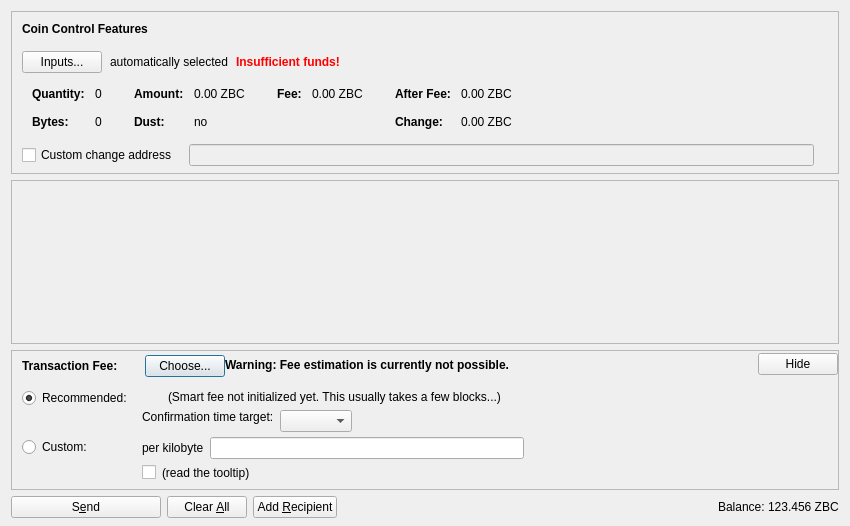
<?xml version="1.0" encoding="UTF-8"?>
<ui version="4.0">
 <class>SendCoinsDialog</class>
 <widget class="QDialog" name="SendCoinsDialog">
  <property name="geometry">
   <rect>
    <x>0</x>
    <y>0</y>
    <width>850</width>
    <height>526</height>
   </rect>
  </property>
  <property name="windowTitle">
   <string>Send Coins</string>
  </property>
  <layout class="QVBoxLayout" name="verticalLayout" stretch="0,1,0,0">
   <property name="bottomMargin">
    <number>8</number>
   </property>
   <item>
    <widget class="QFrame" name="frameCoinControl">
     <property name="sizePolicy">
      <sizepolicy hsizetype="Expanding" vsizetype="Expanding">
       <horstretch>0</horstretch>
       <verstretch>0</verstretch>
      </sizepolicy>
     </property>
     <property name="maximumSize">
      <size>
       <width>16777215</width>
       <height>16777215</height>
      </size>
     </property>
     <property name="frameShape">
      <enum>QFrame::StyledPanel</enum>
     </property>
     <property name="frameShadow">
      <enum>QFrame::Sunken</enum>
     </property>
     <layout class="QVBoxLayout" name="verticalLayoutCoinControl2">
      <property name="spacing">
       <number>0</number>
      </property>
      <property name="leftMargin">
       <number>0</number>
      </property>
      <property name="topMargin">
       <number>0</number>
      </property>
      <property name="rightMargin">
       <number>0</number>
      </property>
      <property name="bottomMargin">
       <number>6</number>
      </property>
      <item>
       <layout class="QVBoxLayout" name="verticalLayoutCoinControl" stretch="0,0,0,0,1">
        <property name="spacing">
         <number>0</number>
        </property>
        <property name="leftMargin">
         <number>10</number>
        </property>
        <property name="topMargin">
         <number>10</number>
        </property>
        <item>
         <layout class="QHBoxLayout" name="horizontalLayoutCoinControl1">
          <property name="bottomMargin">
           <number>15</number>
          </property>
          <item>
           <widget class="QLabel" name="labelCoinControlFeatures">
            <property name="sizePolicy">
             <sizepolicy hsizetype="Preferred" vsizetype="Maximum">
              <horstretch>0</horstretch>
              <verstretch>0</verstretch>
             </sizepolicy>
            </property>
            <property name="font">
             <font>
              <weight>75</weight>
              <bold>true</bold>
             </font>
            </property>
            <property name="styleSheet">
             <string notr="true">font-weight:bold;</string>
            </property>
            <property name="text">
             <string>Coin Control Features</string>
            </property>
           </widget>
          </item>
         </layout>
        </item>
        <item>
         <layout class="QHBoxLayout" name="horizontalLayoutCoinControl2" stretch="0,0,0,0">
          <property name="spacing">
           <number>8</number>
          </property>
          <property name="bottomMargin">
           <number>10</number>
          </property>
          <item>
           <widget class="QPushButton" name="pushButtonCoinControl">
            <property name="styleSheet">
             <string notr="true"/>
            </property>
            <property name="text">
             <string>Inputs...</string>
            </property>
            <property name="autoDefault">
             <bool>false</bool>
            </property>
           </widget>
          </item>
          <item>
           <widget class="QLabel" name="labelCoinControlAutomaticallySelected">
            <property name="text">
             <string>automatically selected</string>
            </property>
            <property name="margin">
             <number>5</number>
            </property>
           </widget>
          </item>
          <item>
           <widget class="QLabel" name="labelCoinControlInsuffFunds">
            <property name="font">
             <font>
              <weight>75</weight>
              <bold>true</bold>
             </font>
            </property>
            <property name="styleSheet">
             <string notr="true">color:red;font-weight:bold;</string>
            </property>
            <property name="text">
             <string>Insufficient funds!</string>
            </property>
            <property name="margin">
             <number>5</number>
            </property>
           </widget>
          </item>
          <item>
           <spacer name="horizontalSpacerCoinControl">
            <property name="orientation">
             <enum>Qt::Horizontal</enum>
            </property>
            <property name="sizeHint" stdset="0">
             <size>
              <width>40</width>
              <height>1</height>
             </size>
            </property>
           </spacer>
          </item>
         </layout>
        </item>
        <item>
         <widget class="QWidget" name="widgetCoinControl" native="true">
          <property name="sizePolicy">
           <sizepolicy hsizetype="Preferred" vsizetype="Preferred">
            <horstretch>0</horstretch>
            <verstretch>0</verstretch>
           </sizepolicy>
          </property>
          <property name="minimumSize">
           <size>
            <width>0</width>
            <height>0</height>
           </size>
          </property>
          <property name="styleSheet">
           <string notr="true"/>
          </property>
          <layout class="QHBoxLayout" name="horizontalLayoutCoinControl5">
           <property name="leftMargin">
            <number>0</number>
           </property>
           <property name="topMargin">
            <number>0</number>
           </property>
           <property name="rightMargin">
            <number>0</number>
           </property>
           <property name="bottomMargin">
            <number>0</number>
           </property>
           <item>
            <layout class="QHBoxLayout" name="horizontalLayoutCoinControl3" stretch="0,0,0,1">
             <property name="spacing">
              <number>20</number>
             </property>
             <property name="topMargin">
              <number>0</number>
             </property>
             <property name="bottomMargin">
              <number>10</number>
             </property>
             <item>
              <layout class="QFormLayout" name="formLayoutCoinControl1">
               <property name="horizontalSpacing">
                <number>10</number>
               </property>
               <property name="verticalSpacing">
                <number>14</number>
               </property>
               <property name="leftMargin">
                <number>10</number>
               </property>
               <property name="topMargin">
                <number>4</number>
               </property>
               <property name="rightMargin">
                <number>6</number>
               </property>
               <item row="0" column="0">
                <widget class="QLabel" name="labelCoinControlQuantityText">
                 <property name="font">
                  <font>
                   <weight>75</weight>
                   <bold>true</bold>
                  </font>
                 </property>
                 <property name="text">
                  <string>Quantity:</string>
                 </property>
                 <property name="margin">
                  <number>0</number>
                 </property>
                </widget>
               </item>
               <item row="0" column="1">
                <widget class="QLabel" name="labelCoinControlQuantity">
                 <property name="cursor">
                  <cursorShape>IBeamCursor</cursorShape>
                 </property>
                 <property name="contextMenuPolicy">
                  <enum>Qt::ActionsContextMenu</enum>
                 </property>
                 <property name="text">
                  <string notr="true">0</string>
                 </property>
                 <property name="margin">
                  <number>0</number>
                 </property>
                 <property name="textInteractionFlags">
                  <set>Qt::LinksAccessibleByMouse|Qt::TextSelectableByKeyboard|Qt::TextSelectableByMouse</set>
                 </property>
                </widget>
               </item>
               <item row="1" column="0">
                <widget class="QLabel" name="labelCoinControlBytesText">
                 <property name="font">
                  <font>
                   <weight>75</weight>
                   <bold>true</bold>
                  </font>
                 </property>
                 <property name="text">
                  <string>Bytes:</string>
                 </property>
                </widget>
               </item>
               <item row="1" column="1">
                <widget class="QLabel" name="labelCoinControlBytes">
                 <property name="cursor">
                  <cursorShape>IBeamCursor</cursorShape>
                 </property>
                 <property name="contextMenuPolicy">
                  <enum>Qt::ActionsContextMenu</enum>
                 </property>
                 <property name="text">
                  <string notr="true">0</string>
                 </property>
                 <property name="textInteractionFlags">
                  <set>Qt::LinksAccessibleByMouse|Qt::TextSelectableByKeyboard|Qt::TextSelectableByMouse</set>
                 </property>
                </widget>
               </item>
              </layout>
             </item>
             <item>
              <layout class="QFormLayout" name="formLayoutCoinControl2">
               <property name="horizontalSpacing">
                <number>10</number>
               </property>
               <property name="verticalSpacing">
                <number>14</number>
               </property>
               <property name="leftMargin">
                <number>6</number>
               </property>
               <property name="topMargin">
                <number>4</number>
               </property>
               <property name="rightMargin">
                <number>6</number>
               </property>
               <item row="0" column="0">
                <widget class="QLabel" name="labelCoinControlAmountText">
                 <property name="font">
                  <font>
                   <weight>75</weight>
                   <bold>true</bold>
                  </font>
                 </property>
                 <property name="text">
                  <string>Amount:</string>
                 </property>
                 <property name="margin">
                  <number>0</number>
                 </property>
                </widget>
               </item>
               <item row="0" column="1">
                <widget class="QLabel" name="labelCoinControlAmount">
                 <property name="cursor">
                  <cursorShape>IBeamCursor</cursorShape>
                 </property>
                 <property name="contextMenuPolicy">
                  <enum>Qt::ActionsContextMenu</enum>
                 </property>
                 <property name="text">
                  <string notr="true">0.00 ZBC</string>
                 </property>
                 <property name="textInteractionFlags">
                  <set>Qt::LinksAccessibleByMouse|Qt::TextSelectableByKeyboard|Qt::TextSelectableByMouse</set>
                 </property>
                </widget>
               </item>
               <item row="1" column="0">
                <widget class="QLabel" name="labelCoinControlLowOutputText">
                 <property name="font">
                  <font>
                   <weight>75</weight>
                   <bold>true</bold>
                  </font>
                 </property>
                 <property name="text">
                  <string>Dust:</string>
                 </property>
                </widget>
               </item>
               <item row="1" column="1">
                <widget class="QLabel" name="labelCoinControlLowOutput">
                 <property name="cursor">
                  <cursorShape>IBeamCursor</cursorShape>
                 </property>
                 <property name="contextMenuPolicy">
                  <enum>Qt::ActionsContextMenu</enum>
                 </property>
                 <property name="text">
                  <string notr="true">no</string>
                 </property>
                 <property name="textInteractionFlags">
                  <set>Qt::LinksAccessibleByMouse|Qt::TextSelectableByKeyboard|Qt::TextSelectableByMouse</set>
                 </property>
                </widget>
               </item>
              </layout>
             </item>
             <item>
              <layout class="QFormLayout" name="formLayoutCoinControl3">
               <property name="horizontalSpacing">
                <number>10</number>
               </property>
               <property name="verticalSpacing">
                <number>14</number>
               </property>
               <property name="leftMargin">
                <number>6</number>
               </property>
               <property name="topMargin">
                <number>4</number>
               </property>
               <property name="rightMargin">
                <number>6</number>
               </property>
               <item row="0" column="0">
                <widget class="QLabel" name="labelCoinControlFeeText">
                 <property name="font">
                  <font>
                   <weight>75</weight>
                   <bold>true</bold>
                  </font>
                 </property>
                 <property name="text">
                  <string>Fee:</string>
                 </property>
                 <property name="margin">
                  <number>0</number>
                 </property>
                </widget>
               </item>
               <item row="0" column="1">
                <widget class="QLabel" name="labelCoinControlFee">
                 <property name="cursor">
                  <cursorShape>IBeamCursor</cursorShape>
                 </property>
                 <property name="contextMenuPolicy">
                  <enum>Qt::ActionsContextMenu</enum>
                 </property>
                 <property name="text">
                  <string notr="true">0.00 ZBC</string>
                 </property>
                 <property name="textInteractionFlags">
                  <set>Qt::LinksAccessibleByMouse|Qt::TextSelectableByKeyboard|Qt::TextSelectableByMouse</set>
                 </property>
                </widget>
               </item>
              </layout>
             </item>
             <item>
              <layout class="QFormLayout" name="formLayoutCoinControl4">
               <property name="horizontalSpacing">
                <number>10</number>
               </property>
               <property name="verticalSpacing">
                <number>14</number>
               </property>
               <property name="leftMargin">
                <number>6</number>
               </property>
               <property name="topMargin">
                <number>4</number>
               </property>
               <property name="rightMargin">
                <number>6</number>
               </property>
               <item row="0" column="0">
                <widget class="QLabel" name="labelCoinControlAfterFeeText">
                 <property name="font">
                  <font>
                   <weight>75</weight>
                   <bold>true</bold>
                  </font>
                 </property>
                 <property name="text">
                  <string>After Fee:</string>
                 </property>
                 <property name="margin">
                  <number>0</number>
                 </property>
                </widget>
               </item>
               <item row="0" column="1">
                <widget class="QLabel" name="labelCoinControlAfterFee">
                 <property name="cursor">
                  <cursorShape>IBeamCursor</cursorShape>
                 </property>
                 <property name="contextMenuPolicy">
                  <enum>Qt::ActionsContextMenu</enum>
                 </property>
                 <property name="text">
                  <string notr="true">0.00 ZBC</string>
                 </property>
                 <property name="textInteractionFlags">
                  <set>Qt::LinksAccessibleByMouse|Qt::TextSelectableByKeyboard|Qt::TextSelectableByMouse</set>
                 </property>
                </widget>
               </item>
               <item row="1" column="0">
                <widget class="QLabel" name="labelCoinControlChangeText">
                 <property name="font">
                  <font>
                   <weight>75</weight>
                   <bold>true</bold>
                  </font>
                 </property>
                 <property name="text">
                  <string>Change:</string>
                 </property>
                </widget>
               </item>
               <item row="1" column="1">
                <widget class="QLabel" name="labelCoinControlChange">
                 <property name="cursor">
                  <cursorShape>IBeamCursor</cursorShape>
                 </property>
                 <property name="contextMenuPolicy">
                  <enum>Qt::ActionsContextMenu</enum>
                 </property>
                 <property name="text">
                  <string notr="true">0.00 ZBC</string>
                 </property>
                 <property name="textInteractionFlags">
                  <set>Qt::LinksAccessibleByMouse|Qt::TextSelectableByKeyboard|Qt::TextSelectableByMouse</set>
                 </property>
                </widget>
               </item>
              </layout>
             </item>
            </layout>
           </item>
          </layout>
         </widget>
        </item>
        <item>
         <layout class="QHBoxLayout" name="horizontalLayoutCoinControl4" stretch="0,0,0">
          <property name="spacing">
           <number>12</number>
          </property>
          <property name="sizeConstraint">
           <enum>QLayout::SetDefaultConstraint</enum>
          </property>
          <property name="topMargin">
           <number>5</number>
          </property>
          <property name="rightMargin">
           <number>5</number>
          </property>
          <item>
           <widget class="QCheckBox" name="checkBoxCoinControlChange">
            <property name="toolTip">
             <string>If this is activated, but the change address is empty or invalid, change will be sent to a newly generated address.</string>
            </property>
            <property name="text">
             <string>Custom change address</string>
            </property>
           </widget>
          </item>
          <item>
           <widget class="QValidatedLineEdit" name="lineEditCoinControlChange">
            <property name="enabled">
             <bool>false</bool>
            </property>
            <property name="sizePolicy">
             <sizepolicy hsizetype="Expanding" vsizetype="Fixed">
              <horstretch>0</horstretch>
              <verstretch>0</verstretch>
             </sizepolicy>
            </property>
           </widget>
          </item>
          <item>
           <widget class="QLabel" name="labelCoinControlChangeLabel">
            <property name="sizePolicy">
             <sizepolicy hsizetype="Preferred" vsizetype="Expanding">
              <horstretch>0</horstretch>
              <verstretch>0</verstretch>
             </sizepolicy>
            </property>
            <property name="minimumSize">
             <size>
              <width>0</width>
              <height>0</height>
             </size>
            </property>
            <property name="text">
             <string/>
            </property>
            <property name="margin">
             <number>3</number>
            </property>
           </widget>
          </item>
         </layout>
        </item>
        <item>
         <spacer name="verticalSpacerCoinControl">
          <property name="orientation">
           <enum>Qt::Vertical</enum>
          </property>
          <property name="sizeHint" stdset="0">
           <size>
            <width>800</width>
            <height>1</height>
           </size>
          </property>
         </spacer>
        </item>
       </layout>
      </item>
     </layout>
    </widget>
   </item>
   <item>
    <widget class="QScrollArea" name="scrollArea">
     <property name="widgetResizable">
      <bool>true</bool>
     </property>
     <widget class="QWidget" name="scrollAreaWidgetContents">
      <property name="geometry">
       <rect>
        <x>0</x>
        <y>0</y>
        <width>830</width>
        <height>104</height>
       </rect>
      </property>
      <layout class="QVBoxLayout" name="verticalLayout_2" stretch="0,1">
       <property name="leftMargin">
        <number>0</number>
       </property>
       <property name="topMargin">
        <number>0</number>
       </property>
       <property name="rightMargin">
        <number>0</number>
       </property>
       <property name="bottomMargin">
        <number>0</number>
       </property>
       <item>
        <layout class="QVBoxLayout" name="entries">
         <property name="spacing">
          <number>6</number>
         </property>
        </layout>
       </item>
       <item>
        <spacer name="verticalSpacer">
         <property name="orientation">
          <enum>Qt::Vertical</enum>
         </property>
         <property name="sizeHint" stdset="0">
          <size>
           <width>20</width>
           <height>40</height>
          </size>
         </property>
        </spacer>
       </item>
      </layout>
     </widget>
    </widget>
   </item>
   <item>
    <widget class="QFrame" name="frameFee">
     <property name="sizePolicy">
      <sizepolicy hsizetype="Expanding" vsizetype="Expanding">
       <horstretch>0</horstretch>
       <verstretch>0</verstretch>
      </sizepolicy>
     </property>
     <property name="maximumSize">
      <size>
       <width>16777215</width>
       <height>16777215</height>
      </size>
     </property>
     <property name="frameShape">
      <enum>QFrame::StyledPanel</enum>
     </property>
     <property name="frameShadow">
      <enum>QFrame::Sunken</enum>
     </property>
     <layout class="QVBoxLayout" name="verticalLayoutFee1">
      <property name="spacing">
       <number>0</number>
      </property>
      <property name="leftMargin">
       <number>0</number>
      </property>
      <property name="topMargin">
       <number>0</number>
      </property>
      <property name="rightMargin">
       <number>0</number>
      </property>
      <property name="bottomMargin">
       <number>0</number>
      </property>
      <item>
       <layout class="QVBoxLayout" name="verticalLayoutFee2" stretch="0,0,0">
        <property name="spacing">
         <number>0</number>
        </property>
        <property name="leftMargin">
         <number>10</number>
        </property>
        <property name="topMargin">
         <number>0</number>
        </property>
        <item>
         <layout class="QHBoxLayout" name="horizontalLayoutFee1">
          <property name="bottomMargin">
           <number>0</number>
          </property>
          <item>
           <layout class="QVBoxLayout" name="verticalLayoutFee7">
            <property name="spacing">
             <number>0</number>
            </property>
            <item>
             <spacer name="verticalSpacerSmartFee">
              <property name="orientation">
               <enum>Qt::Vertical</enum>
              </property>
              <property name="sizeType">
               <enum>QSizePolicy::Fixed</enum>
              </property>
              <property name="sizeHint" stdset="0">
               <size>
                <width>1</width>
                <height>4</height>
               </size>
              </property>
             </spacer>
            </item>
            <item>
             <layout class="QHBoxLayout" name="horizontalLayoutSmartFee">
              <property name="spacing">
               <number>10</number>
              </property>
              <item>
               <widget class="QLabel" name="labelFeeHeadline">
                <property name="sizePolicy">
                 <sizepolicy hsizetype="Preferred" vsizetype="Maximum">
                  <horstretch>0</horstretch>
                  <verstretch>0</verstretch>
                 </sizepolicy>
                </property>
                <property name="font">
                 <font>
                  <weight>75</weight>
                  <bold>true</bold>
                 </font>
                </property>
                <property name="styleSheet">
                 <string notr="true">font-weight:bold;</string>
                </property>
                <property name="text">
                 <string>Transaction Fee:</string>
                </property>
               </widget>
              </item>
              <item>
               <widget class="QLabel" name="labelFeeMinimized">
                <property name="text">
                 <string/>
                </property>
               </widget>
              </item>
              <item>
               <widget class="QPushButton" name="buttonChooseFee">
                <property name="text">
                 <string>Choose...</string>
                </property>
               </widget>
              </item>
             </layout>
            </item>
            <item>
             <spacer name="verticalSpacer_5">
              <property name="orientation">
               <enum>Qt::Vertical</enum>
              </property>
              <property name="sizeHint" stdset="0">
               <size>
                <width>1</width>
                <height>1</height>
               </size>
              </property>
             </spacer>
            </item>
           </layout>
          </item>
          <item>
           <widget class="QLabel" name="fallbackFeeWarningLabel">
            <property name="toolTip">
             <string>Using the fallbackfee can result in sending a transaction that will take several hours or days (or never) to confirm. Consider choosing your fee manually or wait until you have validated the complete chain.</string>
            </property>
            <property name="font">
            <font>
                <weight>75</weight>
                <bold>true</bold>
            </font>
            </property>
            <property name="text">
             <string>Warning: Fee estimation is currently not possible.</string>
            </property>
            <property name="wordWrap">
             <bool>false</bool>
            </property>
           </widget>
          </item>
          <item>
           <spacer name="horizontalSpacer_4">
            <property name="orientation">
             <enum>Qt::Horizontal</enum>
            </property>
            <property name="sizeType">
             <enum>QSizePolicy::MinimumExpanding</enum>
            </property>
            <property name="sizeHint" stdset="0">
             <size>
              <width>40</width>
              <height>20</height>
             </size>
            </property>
           </spacer>
          </item>
          <item>
           <widget class="QPushButton" name="buttonMinimizeFee">
            <property name="toolTip">
             <string>collapse fee-settings</string>
            </property>
            <property name="text">
             <string>Hide</string>
            </property>
           </widget>
          </item>
         </layout>
        </item>
        <item>
         <widget class="QFrame" name="frameFeeSelection">
          <layout class="QVBoxLayout" name="verticalLayoutFee12">
           <property name="spacing">
            <number>0</number>
           </property>
           <property name="leftMargin">
            <number>0</number>
           </property>
           <property name="topMargin">
            <number>0</number>
           </property>
           <property name="rightMargin">
            <number>0</number>
           </property>
           <property name="bottomMargin">
            <number>0</number>
           </property>
           <item>
            <layout class="QGridLayout" name="gridLayoutFee">
             <property name="topMargin">
              <number>10</number>
             </property>
             <property name="bottomMargin">
              <number>4</number>
             </property>
             <property name="horizontalSpacing">
              <number>10</number>
             </property>
             <property name="verticalSpacing">
              <number>4</number>
             </property>
             <item row="1" column="1">
              <layout class="QVBoxLayout" name="verticalLayoutFee8">
               <property name="spacing">
                <number>6</number>
               </property>
               <item>
                <layout class="QHBoxLayout" name="horizontalLayoutFee13">
                 <item>
                  <widget class="QLabel" name="labelCustomPerKilobyte">
                   <property name="toolTip">
                    <string>If the custom fee is set to 1000 satoshis and the transaction is only 250 bytes, then &quot;per kilobyte&quot; only pays 250 satoshis in fee, while &quot;total at least&quot; pays 1000 satoshis. For transactions bigger than a kilobyte both pay by kilobyte.</string>
                   </property>
                   <property name="text">
                    <string>per kilobyte</string>
                   </property>
                  </widget>
                 </item>
                 <item>
                  <widget class="BitcoinAmountField" name="customFee"/>
                 </item>
                 <item>
                  <spacer name="horizontalSpacer_6">
                   <property name="orientation">
                    <enum>Qt::Horizontal</enum>
                   </property>
                   <property name="sizeHint" stdset="0">
                    <size>
                     <width>1</width>
                     <height>1</height>
                    </size>
                   </property>
                  </spacer>
                 </item>
                </layout>
               </item>
               <item>
                <layout class="QHBoxLayout" name="horizontalLayoutFee8">
                 <item>
                  <widget class="QCheckBox" name="checkBoxMinimumFee">
                   <property name="toolTip">
                    <string>Paying only the minimum fee is just fine as long as there is less transaction volume than space in the blocks. But be aware that this can end up in a never confirming transaction once there is more demand for zzboltcoin transactions than the network can process.</string>
                   </property>
                   <property name="text">
                    <string/>
                   </property>
                  </widget>
                 </item>
                 <item>
                  <widget class="QLabel" name="labelMinFeeWarning">
                   <property name="enabled">
                    <bool>true</bool>
                   </property>
                   <property name="toolTip">
                    <string>Paying only the minimum fee is just fine as long as there is less transaction volume than space in the blocks. But be aware that this can end up in a never confirming transaction once there is more demand for zzboltcoin transactions than the network can process.</string>
                   </property>
                   <property name="text">
                    <string>(read the tooltip)</string>
                   </property>
                   <property name="margin">
                    <number>5</number>
                   </property>
                  </widget>
                 </item>
                 <item>
                  <spacer name="horizontalSpacer_2">
                   <property name="orientation">
                    <enum>Qt::Horizontal</enum>
                   </property>
                   <property name="sizeHint" stdset="0">
                    <size>
                     <width>1</width>
                     <height>1</height>
                    </size>
                   </property>
                  </spacer>
                 </item>
                </layout>
               </item>
              </layout>
             </item>
             <item row="0" column="0">
              <layout class="QVBoxLayout" name="verticalLayoutFee4" stretch="0,1">
               <item>
                <widget class="QRadioButton" name="radioSmartFee">
                 <property name="text">
                  <string>Recommended:</string>
                 </property>
                 <property name="checked">
                  <bool>true</bool>
                 </property>
                 <attribute name="buttonGroup">
                  <string notr="true">groupFee</string>
                 </attribute>
                </widget>
               </item>
               <item>
                <spacer name="verticalSpacer_2">
                 <property name="orientation">
                  <enum>Qt::Vertical</enum>
                 </property>
                 <property name="sizeHint" stdset="0">
                  <size>
                   <width>1</width>
                   <height>1</height>
                  </size>
                 </property>
                </spacer>
               </item>
              </layout>
             </item>
             <item row="1" column="0">
              <layout class="QVBoxLayout" name="verticalLayoutFee9" stretch="0,1">
               <item>
                <widget class="QRadioButton" name="radioCustomFee">
                 <property name="text">
                  <string>Custom:</string>
                 </property>
                 <attribute name="buttonGroup">
                  <string notr="true">groupFee</string>
                 </attribute>
                </widget>
               </item>
               <item>
                <spacer name="verticalSpacer_6">
                 <property name="orientation">
                  <enum>Qt::Vertical</enum>
                 </property>
                 <property name="sizeHint" stdset="0">
                  <size>
                   <width>1</width>
                   <height>1</height>
                  </size>
                 </property>
                </spacer>
               </item>
              </layout>
             </item>
             <item row="0" column="1">
              <layout class="QVBoxLayout" name="verticalLayoutFee3" stretch="0,0,1">
               <property name="spacing">
                <number>6</number>
               </property>
               <property name="topMargin">
                <number>2</number>
               </property>
               <item>
                <layout class="QHBoxLayout" name="horizontalLayoutFee12">
                 <item>
                  <widget class="QLabel" name="labelSmartFee">
                   <property name="text">
                    <string/>
                   </property>
                   <property name="margin">
                    <number>2</number>
                   </property>
                  </widget>
                 </item>
                 <item>
                  <widget class="QLabel" name="labelFeeEstimation">
                   <property name="text">
                    <string/>
                   </property>
                  </widget>
                 </item>
                 <item>
                  <widget class="QLabel" name="labelSmartFee2">
                   <property name="text">
                    <string>(Smart fee not initialized yet. This usually takes a few blocks...)</string>
                   </property>
                   <property name="margin">
                    <number>2</number>
                   </property>
                  </widget>
                 </item>
                 <item>
                  <spacer name="horizontalSpacer_5">
                   <property name="orientation">
                    <enum>Qt::Horizontal</enum>
                   </property>
                   <property name="sizeHint" stdset="0">
                    <size>
                     <width>1</width>
                     <height>1</height>
                    </size>
                   </property>
                  </spacer>
                 </item>
                </layout>
               </item>
               <item>
                <layout class="QHBoxLayout" name="horizontalLayoutFee9">
                 <item>
                  <layout class="QVBoxLayout" name="verticalLayoutFee6">
                   <item>
                    <widget class="QLabel" name="labelSmartFee3">
                     <property name="text">
                      <string>Confirmation time target:</string>
                     </property>
                     <property name="margin">
                      <number>2</number>
                     </property>
                    </widget>
                   </item>
                   <item>
                    <spacer name="verticalSpacer_3">
                     <property name="orientation">
                      <enum>Qt::Vertical</enum>
                     </property>
                     <property name="sizeHint" stdset="0">
                      <size>
                       <width>1</width>
                       <height>1</height>
                      </size>
                     </property>
                    </spacer>
                   </item>
                  </layout>
                 </item>
                 <item>
                  <layout class="QVBoxLayout" name="verticalLayoutFee5">
                   <property name="rightMargin">
                    <number>30</number>
                   </property>
                   <item>
                    <layout class="QHBoxLayout" name="horizontalLayoutConfTarget">
                     <property name="bottomMargin">
                      <number>0</number>
                     </property>
                     <item>
                      <widget class="QComboBox" name="confTargetSelector"/>
                     </item>
                     <item>
                      <spacer name="horizontalSpacerConfTarget">
                       <property name="orientation">
                        <enum>Qt::Horizontal</enum>
                       </property>
                       <property name="sizeHint" stdset="0">
                        <size>
                         <width>40</width>
                         <height>20</height>
                        </size>
                       </property>
                      </spacer>
                     </item>
                    </layout>
                   </item>
                  </layout>
                 </item>
                </layout>
               </item>
               <item>
                <spacer name="verticalSpacer_4">
                 <property name="orientation">
                  <enum>Qt::Vertical</enum>
                 </property>
                 <property name="sizeHint" stdset="0">
                  <size>
                   <width>1</width>
                   <height>1</height>
                  </size>
                 </property>
                </spacer>
               </item>
              </layout>
             </item>
            </layout>
           </item>
          </layout>
         </widget>
        </item>
        <item>
         <spacer name="verticalSpacerFee">
          <property name="orientation">
           <enum>Qt::Vertical</enum>
          </property>
          <property name="sizeHint" stdset="0">
           <size>
            <width>40</width>
            <height>5</height>
           </size>
          </property>
         </spacer>
        </item>
       </layout>
      </item>
     </layout>
    </widget>
   </item>
   <item>
    <layout class="QHBoxLayout" name="horizontalLayout">
     <item>
      <widget class="QPushButton" name="sendButton">
       <property name="minimumSize">
        <size>
         <width>150</width>
         <height>0</height>
        </size>
       </property>
       <property name="toolTip">
        <string>Confirm the send action</string>
       </property>
       <property name="text">
        <string>S&amp;end</string>
       </property>
       <property name="icon">
        <iconset resource="../bitcoin.qrc">
         <normaloff>:/icons/send</normaloff>:/icons/send</iconset>
       </property>
       <property name="autoDefault">
        <bool>false</bool>
       </property>
       <property name="default">
        <bool>false</bool>
       </property>
      </widget>
     </item>
     <item>
      <widget class="QPushButton" name="clearButton">
       <property name="sizePolicy">
        <sizepolicy hsizetype="Minimum" vsizetype="Fixed">
         <horstretch>0</horstretch>
         <verstretch>0</verstretch>
        </sizepolicy>
       </property>
       <property name="toolTip">
        <string>Clear all fields of the form.</string>
       </property>
       <property name="text">
        <string>Clear &amp;All</string>
       </property>
       <property name="icon">
        <iconset resource="../bitcoin.qrc">
         <normaloff>:/icons/remove</normaloff>:/icons/remove</iconset>
       </property>
       <property name="autoDefault">
        <bool>false</bool>
       </property>
      </widget>
     </item>
     <item>
      <widget class="QPushButton" name="addButton">
       <property name="toolTip">
        <string>Send to multiple recipients at once</string>
       </property>
       <property name="text">
        <string>Add &amp;Recipient</string>
       </property>
       <property name="icon">
        <iconset resource="../bitcoin.qrc">
         <normaloff>:/icons/add</normaloff>:/icons/add</iconset>
       </property>
       <property name="autoDefault">
        <bool>false</bool>
       </property>
      </widget>
     </item>
     <item>
      <spacer name="horizontalSpacer">
       <property name="orientation">
        <enum>Qt::Horizontal</enum>
       </property>
       <property name="sizeHint" stdset="0">
        <size>
         <width>40</width>
         <height>20</height>
        </size>
       </property>
      </spacer>
     </item>
     <item>
      <layout class="QHBoxLayout" name="horizontalLayout_2">
       <property name="spacing">
        <number>3</number>
       </property>
       <item>
        <widget class="QLabel" name="label">
         <property name="sizePolicy">
          <sizepolicy hsizetype="Preferred" vsizetype="Fixed">
           <horstretch>0</horstretch>
           <verstretch>0</verstretch>
          </sizepolicy>
         </property>
         <property name="text">
          <string>Balance:</string>
         </property>
        </widget>
       </item>
       <item>
        <widget class="QLabel" name="labelBalance">
         <property name="sizePolicy">
          <sizepolicy hsizetype="Preferred" vsizetype="Fixed">
           <horstretch>0</horstretch>
           <verstretch>0</verstretch>
          </sizepolicy>
         </property>
         <property name="cursor">
          <cursorShape>IBeamCursor</cursorShape>
         </property>
         <property name="text">
          <string notr="true">123.456 ZBC</string>
         </property>
         <property name="textInteractionFlags">
          <set>Qt::LinksAccessibleByMouse|Qt::TextSelectableByKeyboard|Qt::TextSelectableByMouse</set>
         </property>
        </widget>
       </item>
      </layout>
     </item>
    </layout>
   </item>
  </layout>
 </widget>
 <customwidgets>
  <customwidget>
   <class>QValidatedLineEdit</class>
   <extends>QLineEdit</extends>
   <header>qvalidatedlineedit.h</header>
  </customwidget>
  <customwidget>
   <class>BitcoinAmountField</class>
   <extends>QLineEdit</extends>
   <header>bitcoinamountfield.h</header>
   <container>1</container>
  </customwidget>
 </customwidgets>
 <resources>
  <include location="../bitcoin.qrc"/>
 </resources>
 <connections/>
 <buttongroups>
  <buttongroup name="groupFee"/>
 </buttongroups>
</ui>
